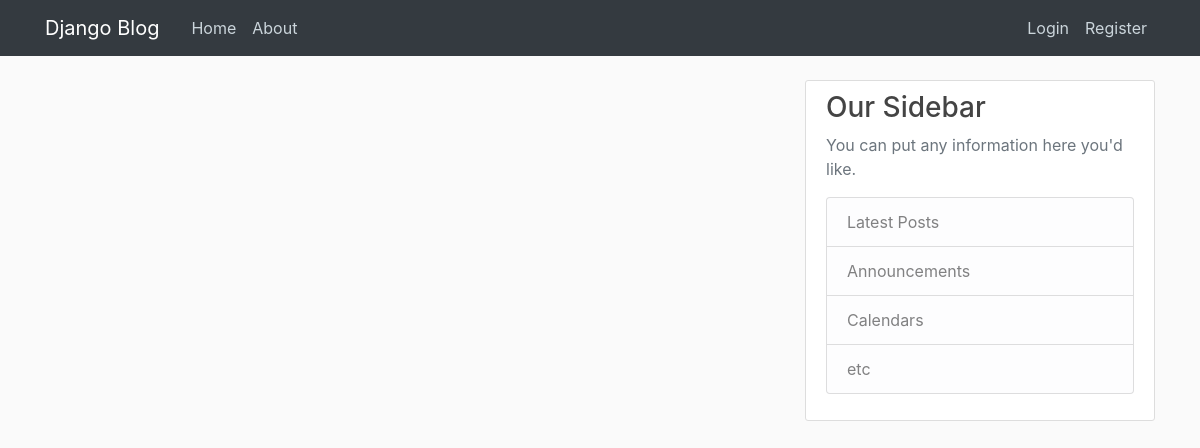
The app's page /, older data.
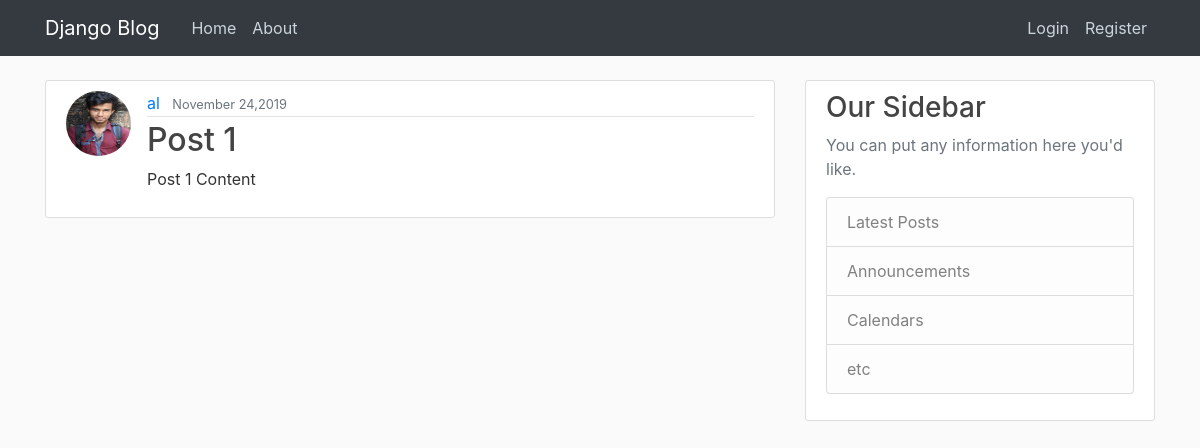
The same page, newer data.
### blog/models.py (models this page shows, shortened)
class Post(models.Model):
	title = models.CharField(max_length=100)
	content = models.TextField()
	date_posted = models.DateTimeField(default=timezone.now)
	author = models.ForeignKey(User,on_delete=models.CASCADE)

### users/models.py (models this page shows, shortened)
class Profile(models.Model):
	user = models.OneToOneField(User,on_delete=models.CASCADE)
	image = models.ImageField(default='default.jpg',upload_to='profile_pics')

### blog/views.py (the view)
# urls.py: path('',views.home,name='blog-home' ),
def home(request):
	context = {
	 'posts':Post.objects.all()
	}
	return render(request,'blog/home.html',context)

### blog/templates/blog/home.html
{% extends 'blog/base.html' %}
	{% block content %}
	 	{% for post in posts %}
	 		<article class="media content-section">
	 		 <img class="rounded-circle article-img" src="{{ post.author.profile.image.url }}">
			  <div class="media-body">
			    <div class="article-metadata">
			      <a class="mr-2" href="#">{{ post.author }}</a>
			      <small class="text-muted">{{ post.date_posted|date:'F d,Y' }}</small>
			    </div>
			    <h2><a class="article-title" href="#">{{ post.title }}</a></h2>
			    <p class="article-content">{{ post.content }}</p>
			  </div>
			</article>
	 	{% endfor %}
 	{% endblock %}

### blog/templates/blog/base.html (shortened to what this page needs)
{% load static %}
<!DOCTYPE html>
<html>
<head>
    <link href="{% static '/bs/css/bootstrap.min.css' %}" rel="stylesheet">
    <link href="{% static 'main.css' %}" rel="stylesheet">
</head>
<body>
<header class="site-header">
  <nav class="navbar navbar-expand-md navbar-dark bg-dark fixed-top">
    <div class="container">
      <a class="navbar-brand mr-4" href="{% url 'blog-home' %}">Django Blog</a>
      <div class="collapse navbar-collapse" id="navbarToggle">
        <div class="navbar-nav mr-auto">
          <a class="nav-item nav-link" href="{% url 'blog-home' %}">Home</a>
          <a class="nav-item nav-link" href="/about">About</a>
        </div>
        <div class="navbar-nav">
          {% if user.is_authenticated %}
          <a class="nav-item nav-link" href="{% url 'profile' %}">Profile</a>
          <a class="nav-item nav-link" href="{% url 'logout' %}">Logout</a>
          {% else %}
          <a class="nav-item nav-link" href="{% url 'login' %}">Login</a>
          <a class="nav-item nav-link" href="{% url 'register' %}">Register</a>
          {% endif %}
        </div>
      </div>
    </div>
  </nav>
</header>
<main role="main" class="container">
  <div class="row">
    <div class="col-md-8">
      {% block content %}
      {% endblock %}
    </div>
    <div class="col-md-4">
      <div class="content-section">
        <h3>Our Sidebar</h3>
        <p class='text-muted'>You can put any information here you'd like.
          <ul class="list-group">
            <li class="list-group-item list-group-item-light">Latest Posts</li>
            <li class="list-group-item list-group-item-light">Announcements</li>
            <li class="list-group-item list-group-item-light">Calendars</li>
            <li class="list-group-item list-group-item-light">etc</li>
          </ul>
        </p>
      </div>
    </div>
  </div>
</main>
</body>
</html>

### blog/static/main.css (style rules this page uses)
body { background: #fafafa; color: #333333; margin-top: 5rem; }
h1, h2, h3, h4, h5, h6 { color: #444444; }
ul { margin: 0; }
.site-header .navbar-nav .nav-link { color: #cbd5db; }
.content-section { background: #ffffff; padding: 10px 20px; border: 1px solid #dddddd; border-radius: 3px; margin-bottom: 20px; }
.article-title { color: #444444; }
.article-content { white-space: pre-line; }
.article-img { height: 65px; width: 65px; margin-right: 16px; }
.article-metadata { padding-bottom: 1px; margin-bottom: 4px; border-bottom: 1px solid #e3e3e3 }

Row changes from the older to the newer data that the page shows:
added Post: author.profile.image (picture), author "al", date_posted "November 24,2019", title "Post 1", content "Post 1 Content"
